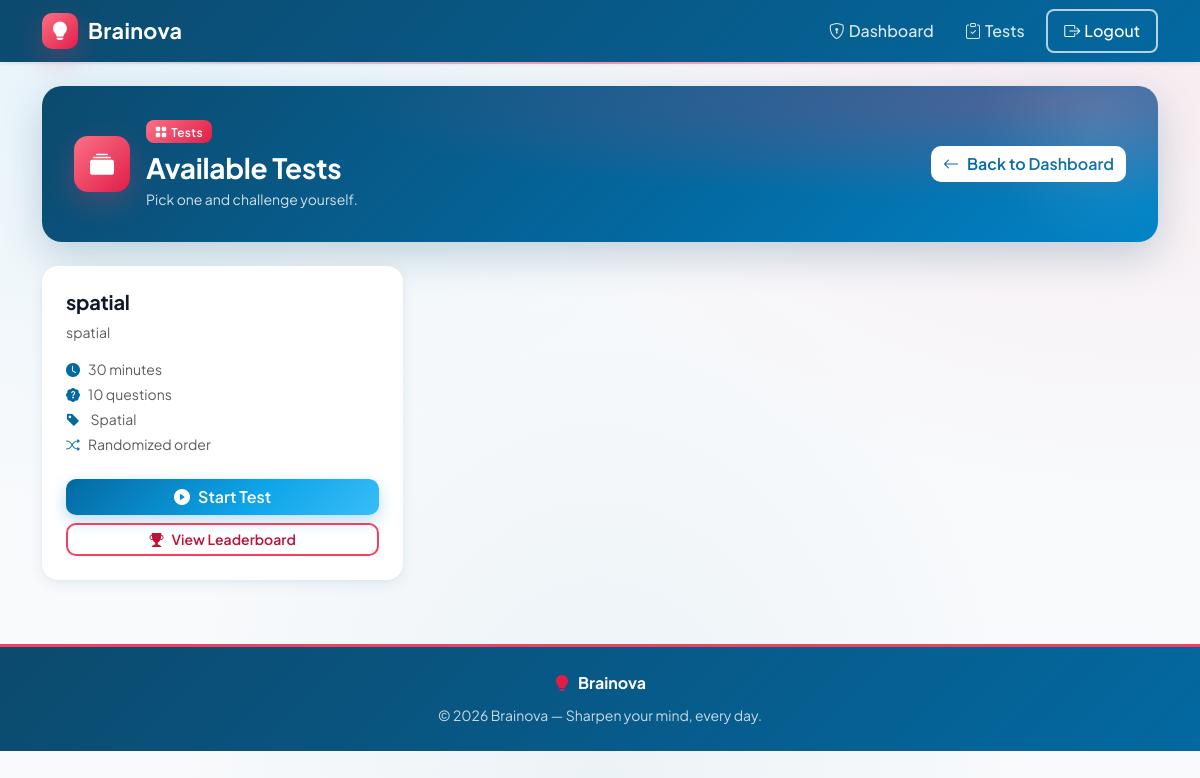
The app's page /test/list (signed in) with its own data.
### tables this page shows
CREATE TABLE tests (
    id INTEGER PRIMARY KEY AUTOINCREMENT,
    title TEXT NOT NULL,
    description TEXT,
    time_limit INTEGER NOT NULL,            -- minutes
    num_questions INTEGER NOT NULL,
    category TEXT,                          -- NULL = mixed pool
    shuffle INTEGER NOT NULL DEFAULT 1,     -- 0/1 bool
    status TEXT NOT NULL DEFAULT 'draft'
        CHECK(status IN ('draft', 'published', 'unpublished')),
    created_by INTEGER NOT NULL,
    created_at TIMESTAMP DEFAULT CURRENT_TIMESTAMP,
    updated_at TIMESTAMP DEFAULT CURRENT_TIMESTAMP,
    published_at TIMESTAMP,
    FOREIGN KEY (created_by) REFERENCES users(id)
);

### routes/test.py (the view)
@test_bp.route('/list')
@login_required
def list_published():
    db = get_db()
    rows = db.execute(
        '''SELECT t.*, u.username AS created_by_name
           FROM tests t
           JOIN users u ON t.created_by = u.id
           WHERE t.status = 'published'
           ORDER BY COALESCE(t.published_at, t.created_at) DESC'''
    ).fetchall()
    db.close()
    return render_template('test/list.html', tests=rows)

### app.py (called while the page is built)
@app.context_processor
def inject_notification_count():
    if 'user_id' in session and not session.get('is_admin'):
        return {'unread_notifications': unread_count(session['user_id'])}
    return {'unread_notifications': 0}

### database.py (called while the page is built)
def get_db():
    conn = sqlite3.connect(DATABASE)
    conn.row_factory = sqlite3.Row
    conn.execute("PRAGMA foreign_keys = ON")
    return conn

### routes/test.py (called while the page is built)
def login_required(f):
    @wraps(f)
    def decorated(*args, **kwargs):
        if 'user_id' not in session:
            flash('Please log in to take the test.', 'warning')
            return redirect(url_for('auth.login'))
        return f(*args, **kwargs)
    return decorated

### templates/test/list.html (shortened to what this page needs)
{% extends "base.html" %}
{% block content %}
<div class="page-banner d-flex justify-content-between align-items-center flex-wrap gap-3">
  <div class="d-flex align-items-center gap-3">
    <div class="banner-icon"><i class="bi bi-collection-fill"></i></div>
    <div>
      <span class="badge bg-warning text-dark mb-2"><i class="bi bi-grid-fill me-1"></i>Tests</span>
      <h3 class="fw-bold mb-1">Available Tests</h3>
      <p class="mb-0 small">Pick one and challenge yourself.</p>
    </div>
  </div>
  <a href="{{ url_for('profile.dashboard') }}" class="btn btn-light">
    <i class="bi bi-arrow-left me-2"></i>Back to Dashboard
  </a>
</div>
{% if tests %}
<div class="row g-3">
  {% for t in tests %}
  <div class="col-md-6 col-lg-4">
    <div class="card border-0 shadow-sm h-100">
      <div class="card-body p-4 d-flex flex-column">
        <h5 class="fw-bold">{{ t['title'] }}</h5>
        {% if t['description'] %}
          <p class="text-muted small mb-3">{{ t['description'] }}</p>
        {% endif %}
        <ul class="list-unstyled small text-muted mb-4">
          <li class="mb-1"><i class="bi bi-clock-fill text-primary me-2"></i>{{ t['time_limit'] }} minutes</li>
          <li class="mb-1"><i class="bi bi-patch-question-fill text-primary me-2"></i>{{ t['num_questions'] }} questions</li>
          <li class="mb-1">
            <i class="bi bi-tag-fill text-primary me-2"></i>
            {% if t['category'] %}{{ t['category']|capitalize }}{% else %}Mixed{% endif %}
          </li>
          {% if t['shuffle'] %}
          <li><i class="bi bi-shuffle text-primary me-2"></i>Randomized order</li>
          {% endif %}
        </ul>
        <div class="mt-auto d-grid gap-2">
          <a href="{{ url_for('test.begin', test_id=t['id']) }}" class="btn btn-primary">
            <i class="bi bi-play-circle-fill me-2"></i>Start Test
          </a>
          <a href="{{ url_for('test.leaderboard', test_id=t['id']) }}" class="btn btn-outline-warning btn-sm">
            <i class="bi bi-trophy-fill me-2"></i>View Leaderboard
          </a>
        </div>
      </div>
    </div>
  </div>
  {% endfor %}
</div>
{% endif %}
{% endblock %}

### static/css/style.css (style rules this page uses)
:root { --bs-primary: #0284c7; --bs-primary-rgb: 2, 132, 199; --bn-primary-50: #f0f9ff; --bn-primary-100: #e0f2fe; --bn-primary-200: #bae6fd; --bn-primary-500: #0ea5e9; --bn-primary-600: #0284c7; --bn-primary-700: #0369a1; --bn-primary-800: #075985; --bn-primary-900: #0c4a6e; --bn-amber-300: #fda4af; --bn-amber-400: #fb7185; --bn-amber-500: #f43f5e; --bn-amber-600: #e11d48; --bn-amber-700: #be123c; --bn-ink: #0f172a; --bn-ink-soft: #1e293b; --bn-mute: #64748b; --bn-surface: #f8fafc; --bn-card: #ffffff; --bn-line: #e2e8f0; --bs-success: #16a34a; --bs-success-rgb: 22, 163, 74; --bs-warning: #f43f5e; --bs-warning-rgb: 244, 63, 94; --bs-info: #0891b2; --bs-info-rgb: 8, 145, 178; --bs-danger: #dc2626; --bs-danger-rgb: 220, 38, 38; --bs-link-color: #0369a1; --bs-link-hover-color: #0c4a6e; --bs-body-bg: var(--bn-surface); --bs-body-color: var(--bn-ink); --bn-grad-primary: linear-gradient(135deg, #0369a1 0%, #0ea5e9 60%, #38bdf8 100%); --bn-grad-warm: linear-gradient(135deg, #0369a1 0%, #0ea5e9 45%, #f43f5e 100%); --bn-grad-amber: linear-gradient(135deg, #fb7185 0%, #e11d48 100%); --bn-grad-deep: linear-gradient(135deg, #0c4a6e 0%, #0369a1 100%); --bn-shadow-sm: 0 1px 2px rgba(12, 74, 110, 0.06), 0 1px 1px rgba(12, 74, 110, 0.04); --bn-shadow: 0 4px 14px rgba(12, 74, 110, 0.08), 0 2px 4px rgba(12, 74, 110, 0.04); --bn-shadow-lg: 0 16px 40px rgba(12, 74, 110, 0.12), 0 6px 12px rgba(12, 74, 110, 0.05); --bn-shadow-glow: 0 10px 30px rgba(14, 165, 233, 0.30); --bn-shadow-amber: 0 10px 30px rgba(244, 63, 94, 0.28); }
body { background-color: var(--bn-surface); background-image: radial-gradient(at 8% 0%, rgba(14,165,233,0.08), transparent 45%), radial-gradient(at 95% 12%, rgba(244,63,94,0.07), transparent 40%), radial-gradient(at 50% 100%, rgba(3,105,161,0.05), transparent 50%); background-attachment: fixed; font-family: 'Plus Jakarta Sans', 'Inter', 'Segoe UI', system-ui, -apple-system, sans-serif; color: var(--bn-ink); -webkit-font-smoothing: antialiased; }
h1, h2, h3, h4, h5, h6, .display-1, .display-2, .display-3, .display-4, .display-5 { font-family: 'Plus Jakarta Sans', 'Poppins', 'Segoe UI', system-ui, sans-serif; letter-spacing: -0.01em; color: var(--bn-ink); }
a { color: var(--bs-link-color); }
.btn { font-weight: 600; border-radius: 10px; transition: transform .15s ease, box-shadow .2s ease, background .2s ease; }
.btn-primary { background: var(--bn-grad-primary); border: none; color: #fff; box-shadow: 0 6px 16px rgba(2,132,199,0.28); }
.btn-outline-warning { border: 2px solid var(--bn-amber-500); color: var(--bn-amber-700); }
.btn-light { background: #fff; color: var(--bn-primary-700); border: none; }
.card { background: var(--bn-card); border: 1px solid var(--bn-line); border-radius: 16px; box-shadow: var(--bn-shadow-sm); }
.card.shadow, .card.shadow-sm { box-shadow: var(--bn-shadow) !important; border: 1px solid rgba(226, 232, 240, 0.7); }
.page-banner { background: var(--bn-grad-deep); background-image: radial-gradient(ellipse at 90% 10%, rgba(244,63,94,0.30), transparent 50%), linear-gradient(135deg, #0c4a6e 0%, #0369a1 60%, #0284c7 100%); color: #fff; border-radius: 20px; padding: 2rem 2rem; position: relative; overflow: hidden; box-shadow: 0 14px 40px rgba(12,74,110,0.22); margin-bottom: 1.5rem; }
.page-banner h1, .page-banner h2, .page-banner h3, .page-banner h4 { color: #fff; }
.page-banner p, .page-banner small, .page-banner .text-muted { color: rgba(255,255,255,0.82) !important; }
.page-banner .banner-icon { width: 56px; height: 56px; border-radius: 14px; background: var(--bn-grad-amber); color: #fff; display: inline-flex; align-items: center; justify-content: center; font-size: 1.5rem; box-shadow: var(--bn-shadow-amber); }
.page-banner::after { content: ''; position: absolute; width: 240px; height: 240px; background: radial-gradient(circle, rgba(255,255,255,0.10), transparent 70%); border-radius: 50%; top: -80px; right: -60px; pointer-events: none; }
.badge { font-weight: 600; letter-spacing: 0.3px; padding: 0.45em 0.75em; border-radius: 8px; }
.badge.bg-warning { background: var(--bn-grad-amber) !important; color: #fff !important; }
.text-primary { color: var(--bn-primary-700) !important; }

### records on screen
tests: title "spatial", description "spatial", time_limit "30", num_questions "10", category "Spatial", shuffle 1 (drawn)
